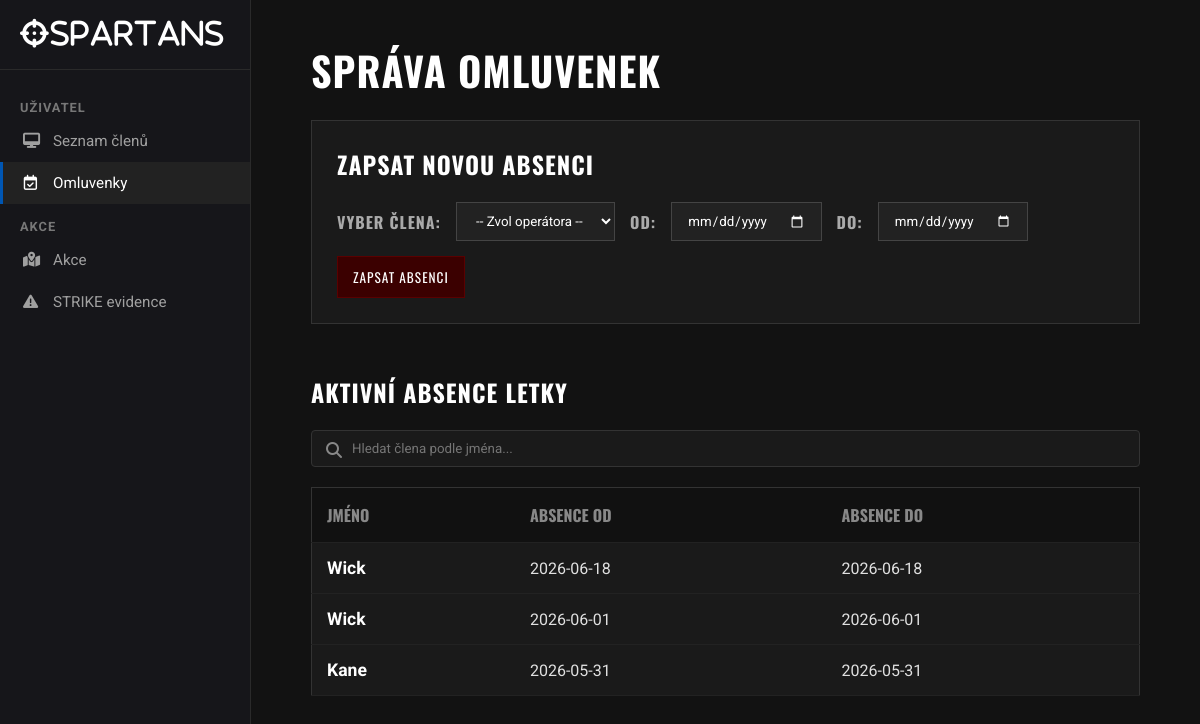
/omluvenky (signed in), run on an earlier commit of the app's database.
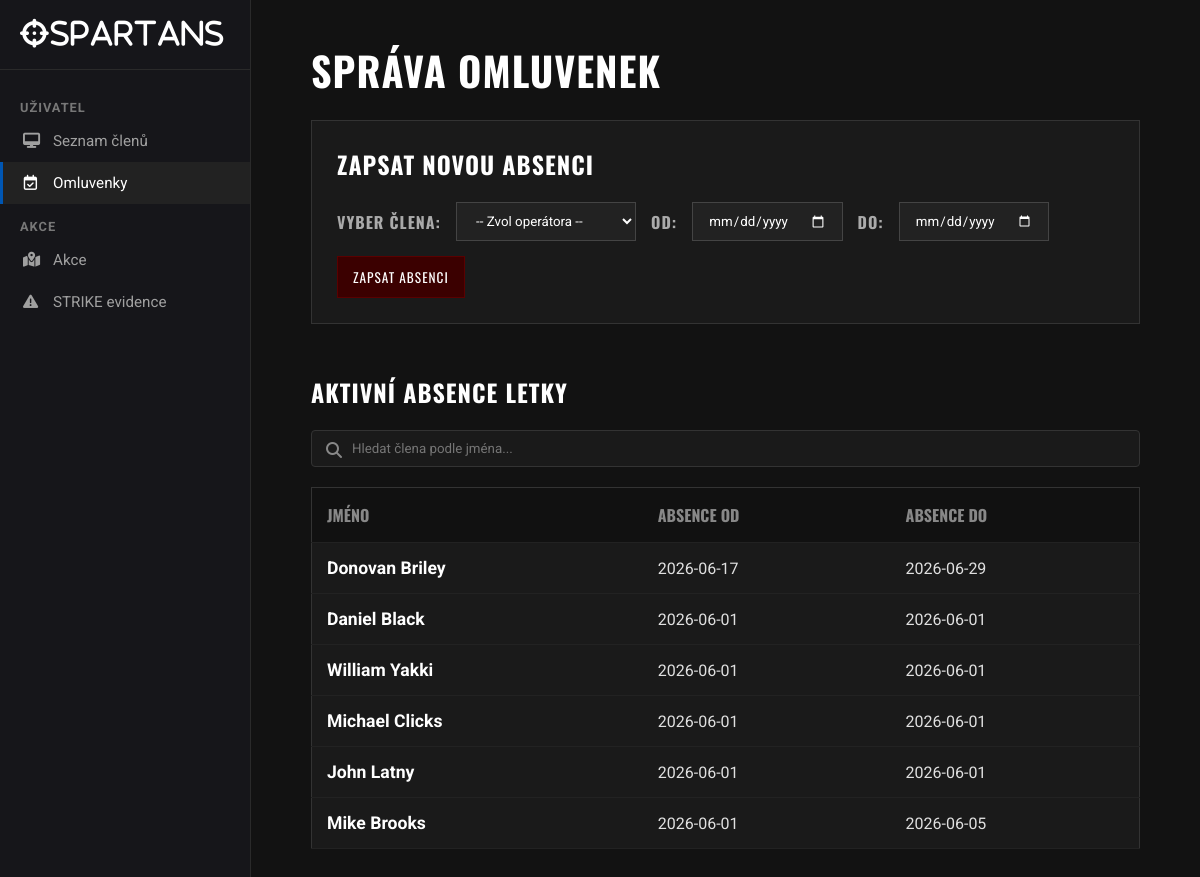
And on a later commit of the database.
### app.py (models this page shows)
class Omluvenka(db.Model):
    id = db.Column(db.Integer, primary_key=True)
    clen_id = db.Column(db.Integer, db.ForeignKey('clen.id'), nullable=False)
    datum_od = db.Column(db.Date, nullable=False)
    datum_do = db.Column(db.Date, nullable=False)

class Clen(db.Model):
    id = db.Column(db.Integer, primary_key=True)
    jmeno = db.Column(db.String(100), nullable=False)
    hodnost_id = db.Column(db.Integer, db.ForeignKey('hodnost.id'), nullable=False)
    omluvenky = db.relationship('Omluvenka', backref='clen', lazy=True, cascade="all, delete-orphan")
    ucasti = db.relationship('Ucast', backref='clen', lazy=True, cascade="all, delete-orphan")

### app.py (the view, shortened to what this page needs)
@app.route('/omluvenky', methods=['GET', 'POST'])
@login_required
def omluvenky_stranka():
    omluvenky = Omluvenka.query.order_by(Omluvenka.datum_od.desc()).all()
    clenove = Clen.query.all()
    return render_template('omluvenky.html', omluvenky=omluvenky, clenove=clenove)

### app.py (called while the page is built)
def login_required(f):
    @wraps(f)
    def decorated_function(*args, **kwargs):
        if not session.get('prihlasen'):
            return redirect(url_for('login'))
        return f(*args, **kwargs)
    return decorated_function

### templates/omluvenky.html (shortened to what this page needs)
<!DOCTYPE html>
<html lang="cs">
<head>
    <link rel="stylesheet" href="https://cdnjs.cloudflare.com/ajax/libs/font-awesome/6.4.0/css/all.min.css">
    <link rel="stylesheet" href="{{ url_for('static', filename='omluvenky.css') }}">
</head>
<body>
    <div class="sidebar">
      <div class="sidebar-brand">
        <i class="fa-solid fa-crosshairs">SPARTANS</i>
      </div>
      <div class="sidebar-category">Uživatel</div>
      <div class="sidebar-nav">
        <a href="/"
          ><i class="fa-solid fa-desktop"></i> Seznam členů</a
        >
        <a href="/omluvenky" class="active"
          ><i class="fa-regular fa-calendar-check"></i> Omluvenky</a
        >
      </div>
      <div class="sidebar-category">Akce</div>
      <div class="sidebar-nav">
        <a href="/akce"><i class="fa-solid fa-map-location-dot"></i> Akce </a>
        <a href="/strike"><i class="fa-solid fa-triangle-exclamation"></i> STRIKE evidence</a>
      </div>
    </div>
    <div class="main-content">
        <div class="container" style="display: block;">
            <h1>Správa Omluvenek</h1>
            <div class="form-box">
                <h2>Zapsat novou absenci</h2>
                <form action="/omluvenky" method="POST" class="form-group">
                    <label for="clen_id">Vyber člena:</label>
                    <select id="clen_id" name="clen_id" required>
                        <option value="" disabled selected>-- Zvol operátora --</option>
                    </select>
                    <label for="datum_od">Od:</label>
                    <input type="date" id="datum_od" name="datum_od" required>
                    <label for="datum_do">Do:</label>
                    <input type="date" id="datum_do" name="datum_do" required>
                    <button type="submit">Zapsat absenci</button>
                </form>
            </div>
            <h2>Aktivní absence letky</h2>
            <div style="margin-bottom: 20px; position: relative;">
                <i class="fa-solid fa-magnifying-glass" style="position: absolute; left: 15px; top: 12px; color: #888;"></i>
                <input type="text" id="search-omluvenky" onkeyup="hledatOmluvenku()" placeholder="Hledat člena podle jména..." style="width: 100%; padding: 10px 10px 10px 40px; background-color: #1a1a1a; border: 1px solid #333; color: #fff; font-family: 'Roboto', sans-serif; box-sizing: border-box; border-radius: 4px;">
            </div>
            <table id="tabulka-omluvenek">
                <tr>
                    <th>Jméno</th>
                    <th>Absence OD</th>
                    <th>Absence DO</th>
                </tr>
                {% for omluvenka in omluvenky %}
                <tr>
                    <td class="cell-name">{{ omluvenka.clen.jmeno }}</td>
                    <td>{{ omluvenka.datum_od }}</td>
                    <td>{{ omluvenka.datum_do }}</td>
                </tr>
                {% else %}
                <tr>
                    <td colspan="3" style="color: #555; font-style: italic;">Aktuálně nejsou hlášeny žádné absence.</td>
                </tr>
                {% endfor %}
            </table>
        </div>
    </div>
</body>
</html>

What changed in the data, as far as the page shows it:
removed Omluvenka: clen.jmeno "Wick", datum_od "2026-06-18", datum_do "2026-06-18"
removed Omluvenka: clen.jmeno "Kane", datum_od "2026-05-31", datum_do "2026-05-31"
added Omluvenka: clen.jmeno "Donovan Briley", datum_od "2026-06-17", datum_do "2026-06-29"
changed Omluvenka: clen.jmeno "Wick" → "Daniel Black"
added Omluvenka: clen.jmeno "William Yakki", datum_od "2026-06-01", datum_do "2026-06-01"
added Omluvenka: clen.jmeno "Michael Clicks", datum_od "2026-06-01", datum_do "2026-06-01"
added Omluvenka: clen.jmeno "John Latny", datum_od "2026-06-01", datum_do "2026-06-01"
added Omluvenka: clen.jmeno "Mike Brooks", datum_od "2026-06-01", datum_do "2026-06-05"
